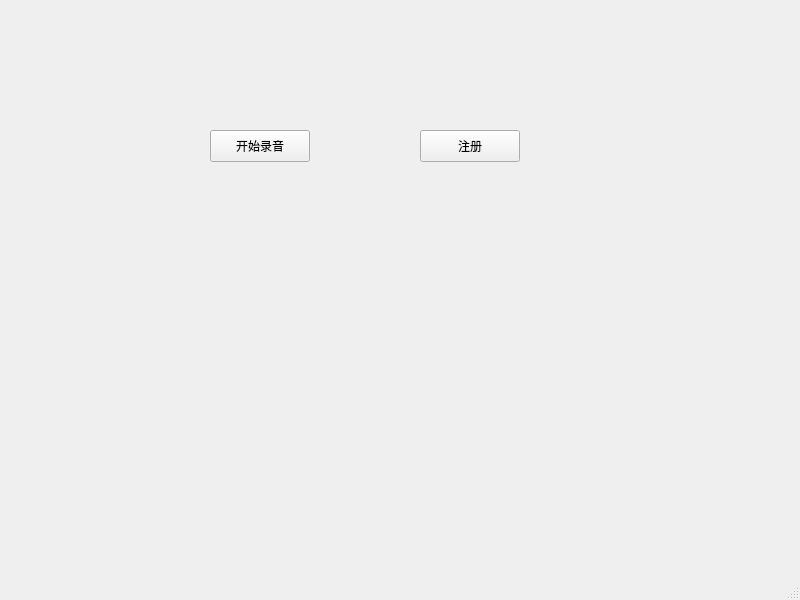
<?xml version="1.0" encoding="UTF-8"?>
<ui version="4.0">
 <class>MainWindow</class>
 <widget class="QMainWindow" name="MainWindow">
  <property name="geometry">
   <rect>
    <x>0</x>
    <y>0</y>
    <width>800</width>
    <height>600</height>
   </rect>
  </property>
  <property name="windowTitle">
   <string>MainWindow</string>
  </property>
  <widget class="QWidget" name="centralwidget">
   <widget class="QPushButton" name="audioButton">
    <property name="geometry">
     <rect>
      <x>210</x>
      <y>130</y>
      <width>100</width>
      <height>32</height>
     </rect>
    </property>
    <property name="text">
     <string>开始录音</string>
    </property>
   </widget>
   <widget class="QPushButton" name="registerButton">
    <property name="geometry">
     <rect>
      <x>420</x>
      <y>130</y>
      <width>100</width>
      <height>32</height>
     </rect>
    </property>
    <property name="text">
     <string>注册</string>
    </property>
   </widget>
  </widget>
  <widget class="QMenuBar" name="menubar">
   <property name="geometry">
    <rect>
     <x>0</x>
     <y>0</y>
     <width>800</width>
     <height>24</height>
    </rect>
   </property>
  </widget>
  <widget class="QStatusBar" name="statusbar"/>
 </widget>
 <resources/>
 <connections/>
</ui>
